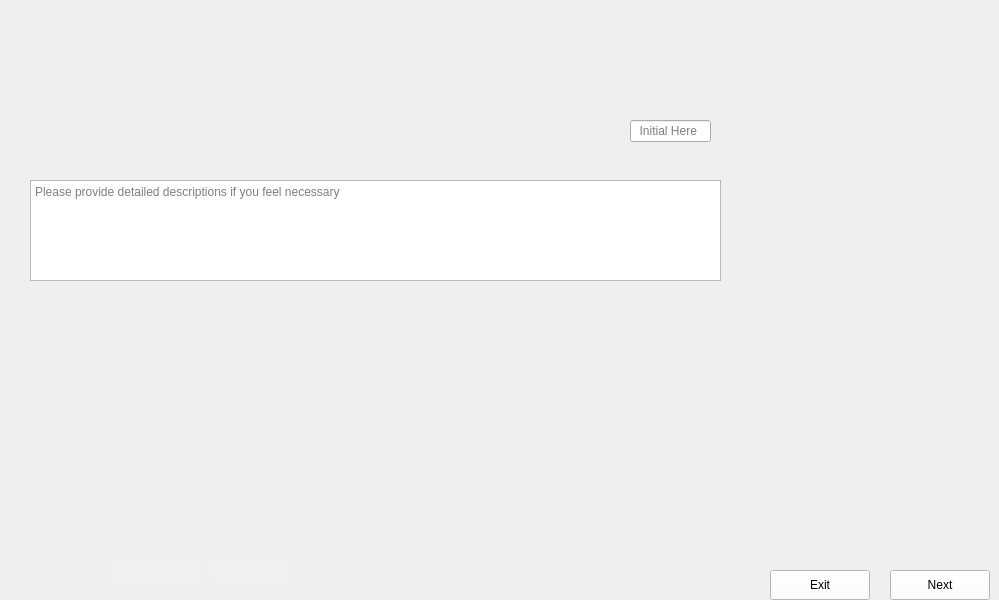
      <widget class="QWidget" name="Fill_Second_Pillars_and_Frame_4">
       <property name="maximumSize">
        <size>
         <width>1024</width>
         <height>600</height>
        </size>
       </property>
       <property name="styleSheet">
        <string notr="true">border-image: url(:/images/images/Fill_Second_Pillars_and_Frame_4.png);</string>
       </property>
       <widget class="QLineEdit" name="Fill_Second_Pillars_and_Frame_4_Data">
        <property name="geometry">
         <rect>
          <x>630</x>
          <y>120</y>
          <width>81</width>
          <height>22</height>
         </rect>
        </property>
        <property name="styleSheet">
         <string notr="true">border-image:None;</string>
        </property>
        <property name="placeholderText">
         <string>  Initial Here</string>
        </property>
       </widget>
       <widget class="QTextEdit" name="Fill_Second_Pillars_and_Frame_4_Comments">
        <property name="geometry">
         <rect>
          <x>30</x>
          <y>180</y>
          <width>691</width>
          <height>101</height>
         </rect>
        </property>
        <property name="styleSheet">
         <string notr="true">border-image:None;</string>
        </property>
        <property name="placeholderText">
         <string>Please provide detailed descriptions if you feel necessary </string>
        </property>
       </widget>
       <widget class="QLineEdit" name="Fill_Second_Pillars_and_Frame_4_Initials">
        <property name="geometry">
         <rect>
          <x>210</x>
          <y>560</y>
          <width>81</width>
          <height>22</height>
         </rect>
        </property>
        <property name="styleSheet">
         <string notr="true">QLineEdit{
background-color: rgb(240, 240, 240);
border: none;
border-image:None;
}</string>
        </property>
       </widget>
       <widget class="QLineEdit" name="Fill_Second_Pillars_and_Frame_4_Dates">
        <property name="geometry">
         <rect>
          <x>110</x>
          <y>560</y>
          <width>91</width>
          <height>22</height>
         </rect>
        </property>
        <property name="styleSheet">
         <string notr="true">QLineEdit{
background-color: rgb(240, 240, 240);
border: none;
border-image:None;
}</string>
        </property>
       </widget>
       <widget class="QPushButton" name="Fill_Second_Pillars_and_Frame_4_Next">
        <property name="geometry">
         <rect>
          <x>890</x>
          <y>570</y>
          <width>100</width>
          <height>30</height>
         </rect>
        </property>
        <property name="styleSheet">
         <string notr="true">QPushButton{
background-color: rgb(255, 255, 255);
height: 35px;
border-image:None;
}
QPushButton::hover{
background-color: rgb(0, 0, 255);
}
QPushButton:pressed{
padding-top:7px;
padding-top:7px;
}</string>
        </property>
        <property name="text">
         <string>Next</string>
        </property>
       </widget>
       <widget class="QPushButton" name="Fill_Second_Pillars_and_Frame_4_Back">
        <property name="geometry">
         <rect>
          <x>770</x>
          <y>570</y>
          <width>100</width>
          <height>30</height>
         </rect>
        </property>
        <property name="styleSheet">
         <string notr="true">QPushButton{
background-color: rgb(255, 255, 255);
height: 35px;
border-image:None;
}
QPushButton::hover{
background-color: rgb(0, 0, 255);
}
QPushButton:pressed{
padding-top:7px;
padding-top:7px;
}</string>
        </property>
        <property name="text">
         <string>Exit</string>
        </property>
       </widget>
      </widget>
